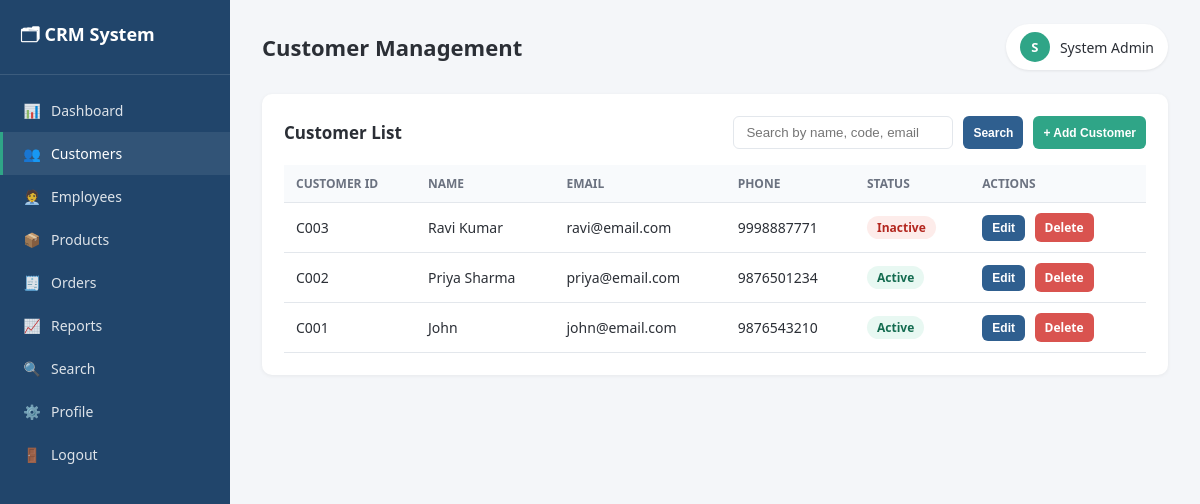
The page /customers.php (signed in) on the database its author committed.
### tables this page shows
CREATE TABLE IF NOT EXISTS customers (
    id INT AUTO_INCREMENT PRIMARY KEY,
    customer_code VARCHAR(20) NOT NULL UNIQUE,    
    name VARCHAR(100) NOT NULL,
    email VARCHAR(100) DEFAULT NULL,
    phone VARCHAR(20) DEFAULT NULL,
    address VARCHAR(255) DEFAULT NULL,
    status ENUM('Active','Inactive') DEFAULT 'Active',
    created_at TIMESTAMP DEFAULT CURRENT_TIMESTAMP
);

### config.php (called while the page is built, shortened)
<?php
function h($str) {
    return htmlspecialchars($str ?? '', ENT_QUOTES, 'UTF-8');
}

### customers.php (the view, shortened to what this page needs)
<?php
require_once 'config.php';
$active_page = 'customers';
$page_title = 'Customer Management';
$search = trim($_GET['q'] ?? '');
if ($search !== '') {
    $stmt = $conn->prepare("SELECT * FROM customers WHERE name LIKE ? OR customer_code LIKE ? OR email LIKE ? ORDER BY id DESC");
    $like = "%$search%";
    $stmt->bind_param("sss", $like, $like, $like);
    $stmt->execute();
    $customers = $stmt->get_result();
} else {
    $customers = $conn->query("SELECT * FROM customers ORDER BY id DESC");
}
?>
<!DOCTYPE html>
<html lang="en">
<head>
<link rel="stylesheet" href="assets/css/style.css">
</head>
<body>
<div class="app-shell">
  <?php include 'includes/sidebar.php'; ?>
  <main class="main">
    <?php include 'includes/topbar.php'; ?>
    <div class="card">
      <div class="card-header">
        <h3>Customer List</h3>
        <div style="display:flex; gap:10px;">
          <form class="search-form" method="GET" action="customers.php">
            <input type="text" name="q" placeholder="Search by name, code, email" value="<?= h($search) ?>">
            <button class="btn btn-primary btn-sm" type="submit">Search</button>
          </form>
          <button class="btn btn-success btn-sm" onclick="document.getElementById('addModal').classList.add('show')">+ Add Customer</button>
        </div>
      </div>
      <table class="data-table">
        <thead>
          <tr>
            <th>Customer ID</th><th>Name</th><th>Email</th><th>Phone</th><th>Status</th><th>Actions</th>
          </tr>
        </thead>
        <tbody>
        <?php if ($customers->num_rows === 0): ?>
          <tr><td colspan="6">No customers found.</td></tr>
        <?php else: while ($c = $customers->fetch_assoc()): ?>
          <tr>
            <td><?= h($c['customer_code']) ?></td>
            <td><?= h($c['name']) ?></td>
            <td><?= h($c['email']) ?></td>
            <td><?= h($c['phone']) ?></td>
            <td><span class="badge badge-<?= strtolower($c['status']) ?>"><?= h($c['status']) ?></span></td>
            <td class="action-icons">
              <button class="btn btn-primary btn-sm" onclick='openEdit(<?= json_encode($c) ?>)'>Edit</button>
              <a class="btn btn-danger btn-sm" href="customers.php?delete=<?= $c['id'] ?>" onclick="return confirm('Delete this customer?')">Delete</a>
            </td>
          </tr>
        <?php endwhile; endif; ?>
        </tbody>
      </table>
    </div>
  </main>
</div>
</body>
</html>

### includes/sidebar.php
<?php
$active_page = $active_page ?? '';
function nav_active($page, $active) { return $page === $active ? 'active' : ''; }
?>
<aside class="sidebar">
  <div class="brand">🗂 CRM System</div>
  <nav>
    <a href="dashboard.php" class="<?= nav_active('dashboard', $active_page) ?>"><span class="icon">📊</span> Dashboard</a>
    <a href="customers.php" class="<?= nav_active('customers', $active_page) ?>"><span class="icon">👥</span> Customers</a>
    <a href="employees.php" class="<?= nav_active('employees', $active_page) ?>"><span class="icon">🧑‍💼</span> Employees</a>
    <a href="products.php" class="<?= nav_active('products', $active_page) ?>"><span class="icon">📦</span> Products</a>
    <a href="orders.php" class="<?= nav_active('orders', $active_page) ?>"><span class="icon">🧾</span> Orders</a>
    <a href="reports.php" class="<?= nav_active('reports', $active_page) ?>"><span class="icon">📈</span> Reports</a>
    <a href="search.php" class="<?= nav_active('search', $active_page) ?>"><span class="icon">🔍</span> Search</a>
    <a href="profile.php" class="<?= nav_active('profile', $active_page) ?>"><span class="icon">⚙️</span> Profile</a>
    <a href="logout.php"><span class="icon">🚪</span> Logout</a>
  </nav>
</aside>

### includes/topbar.php
<?php
$page_title = $page_title ?? 'Dashboard';
$initials = strtoupper(substr($_SESSION['admin_name'] ?? 'A', 0, 1));
?>
<div class="topbar">
  <h2><?= h($page_title) ?></h2>
  <div class="user-chip">
    <div class="avatar"><?= h($initials) ?></div>
    <span><?= h($_SESSION['admin_name'] ?? 'Admin') ?></span>
  </div>
</div>

### assets/css/style.css (style rules this page uses)
:root { --primary: #2f5f8f; --primary-dark: #21456b; --accent: #2fa587; --bg: #f4f6f9; --card-bg: #ffffff; --text: #2b2f36; --muted: #6b7280; --border: #e3e7ec; --danger: #d9534f; --warning: #e0a800; --sidebar-width: 230px; }
* { box-sizing: border-box; }
body { margin: 0; font-family: 'Segoe UI', Roboto, Arial, sans-serif; background: var(--bg); color: var(--text); }
a { text-decoration: none; color: inherit; }
.btn { display: inline-block; padding: 10px 18px; border-radius: 6px; border: none; cursor: pointer; font-size: 14px; font-weight: 600; transition: background 0.2s, transform .05s; }
.btn-primary { background: var(--primary); color: #fff; }
.btn-success { background: var(--accent); color: #fff; }
.btn-danger { background: var(--danger); color: #fff; }
.btn-sm { padding: 6px 10px; font-size: 12px; }
.app-shell { display: flex; min-height: 100vh; }
.sidebar { width: var(--sidebar-width); background: var(--primary-dark); color: #fff; flex-shrink: 0; display: flex; flex-direction: column; position: fixed; top: 0; left: 0; bottom: 0; }
.sidebar .brand { padding: 22px 20px; font-size: 18px; font-weight: 700; border-bottom: 1px solid rgba(255,255,255,0.12); }
.sidebar nav { flex: 1; padding: 14px 0; }
.sidebar nav a { display: flex; align-items: center; gap: 10px; padding: 12px 20px; font-size: 14px; color: rgba(255,255,255,0.85); border-left: 3px solid transparent; }
.sidebar nav a:hover, .sidebar nav a.active { background: rgba(255,255,255,0.08); border-left-color: var(--accent); color: #fff; }
.sidebar .icon { width: 18px; display: inline-block; text-align: center; }
.main { margin-left: var(--sidebar-width); flex: 1; padding: 24px 32px; width: calc(100% - var(--sidebar-width)); }
.topbar { display: flex; justify-content: space-between; align-items: center; margin-bottom: 24px; }
.topbar h2 { margin: 0; font-size: 22px; }
.topbar .user-chip { display: flex; align-items: center; gap: 10px; background: var(--card-bg); padding: 8px 14px; border-radius: 30px; box-shadow: 0 1px 3px rgba(0,0,0,0.08); font-size: 14px; }
.avatar { width: 30px; height: 30px; border-radius: 50%; background: var(--accent); color: #fff; display: flex; align-items: center; justify-content: center; font-weight: 700; font-size: 13px; }
.card { background: var(--card-bg); border-radius: 10px; padding: 22px; box-shadow: 0 1px 4px rgba(0,0,0,0.06); margin-bottom: 24px; }
.card-header { display: flex; justify-content: space-between; align-items: center; margin-bottom: 16px; flex-wrap: wrap; gap: 10px; }
.card-header h3 { margin: 0; font-size: 17px; }
table.data-table { width: 100%; border-collapse: collapse; font-size: 14px; }
table.data-table th, table.data-table td { padding: 10px 12px; text-align: left; border-bottom: 1px solid var(--border); }
table.data-table th { background: #f8fafc; font-weight: 600; color: var(--muted); font-size: 12px; text-transform: uppercase; }
.badge { display: inline-block; padding: 3px 10px; border-radius: 20px; font-size: 12px; font-weight: 600; }
.badge-active, .badge-delivered { background: #e8f8f2; color: #146c50; }
.badge-inactive, .badge-cancelled { background: #fdecea; color: #b3261e; }
.search-form { display: flex; gap: 10px; }
.search-form input { padding: 8px 12px; border: 1px solid var(--border); border-radius: 6px; min-width: 220px; }
.action-icons a, .action-icons button { margin-right: 6px; }

### rows shown on the page
customers: customer_code "C003", name "Ravi Kumar", email "ravi@email.com", phone "9998887771", status "Inactive"
customers: customer_code "C002", name "Priya Sharma", email "priya@email.com", phone "9876501234", status "Active"
customers: customer_code "C001", name "John", email "john@email.com", phone "9876543210", status "Active"

### other values the page prints
$page_title "Customer Management"
$initials "S"
$_SESSION['admin_name'] "System Admin"
